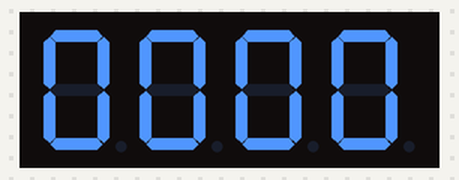
Bench run of a sketch on a simulated Arduino Uno, built with avr-gcc and run on an emulated ATmega328P. Shown: 4-digit seven-segment display.

Above: at 0.05 s.
At 4.99 s:
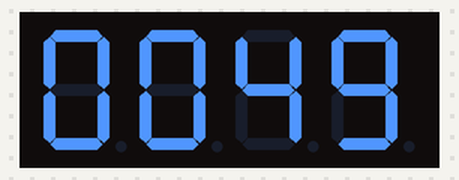
At 10.04 s:
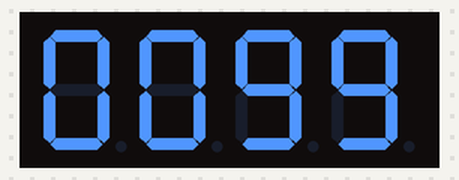
At 20.02 s:
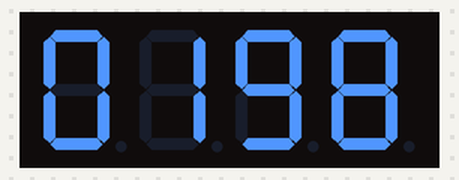
At 30.01 s:
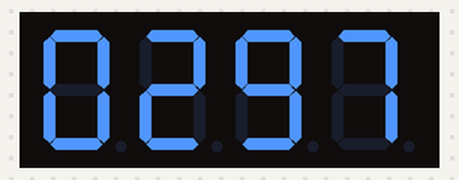
At 39.9 s:
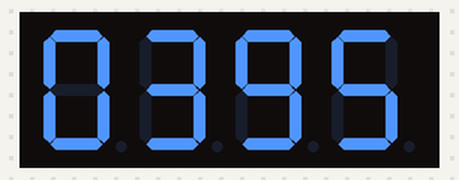

The sketch:

four_digit_sevseg.ino
```cpp
#include "SevSeg.h"

SevSeg sevseg; //Initiate a seven segment controller object
int counter = 0;
unsigned long previousTime;
unsigned long totalDeltaTime;
const unsigned long DELTA_TIME_THRESHOLD = 100;

void setup() {

  byte numDigits = 4;

  byte digitPins[] = {2, 3, 4, 5};

  byte segmentPins[] = {6, 7, 8, 9, 10, 11, 12, 13};

  sevseg.begin(COMMON_CATHODE, numDigits, digitPins, segmentPins);

  sevseg.setBrightness(90);

  previousTime = millis();
  totalDeltaTime = 0;
}

void loop() {

  if(totalDeltaTime >= DELTA_TIME_THRESHOLD) {

    totalDeltaTime = 0;
    counter++;

  } else {

    unsigned long deltaTime = millis() - previousTime;
    totalDeltaTime += deltaTime;
  }

  previousTime = millis();

  sevseg.setNumber(counter % 10000, 4);

  sevseg.refreshDisplay(); // Must run repeatedly

}
```
